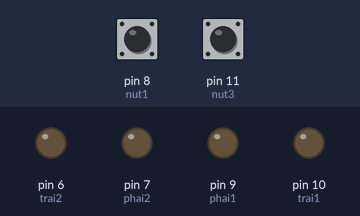
Bench run of a program on a simulated Arduino Mega 2560, built with avr-gcc and run on an emulated ATmega2560. Parts: output pins drawn as LEDs (lit = HIGH). The test bench sets the inputs (shaded band); at power-on: pin 11 (nut3) HIGH, pin 8 (nut1) HIGH. What the program prints to the serial monitor is not drawn.

Above: at 1.2 s.
1.3 s: pin 11 (nut3) pulled LOW for 0.15 s
At 1.37 s:
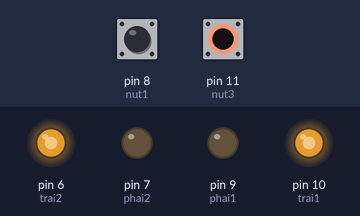
2.9 s: pin 8 (nut1) pulled LOW for 0.15 s
At 2.97 s:
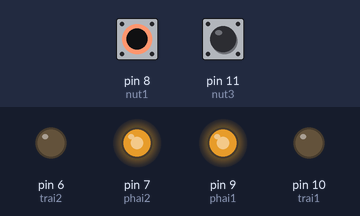
4.5 s: pin 8 (nut1) pulled LOW for 3.2 s
At 8.4 s:
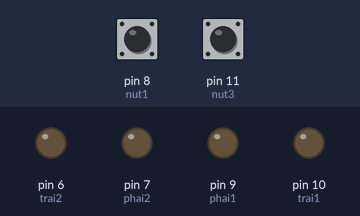
9.2 s: pin 11 (nut3) pulled LOW for 1 s
At 9.5 s:
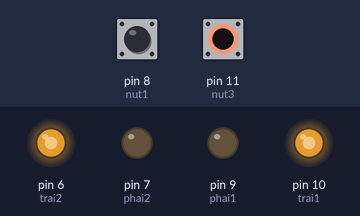
11.7 s: pin 11 (nut3) pulled LOW for 3.2 s
At 16.3 s:
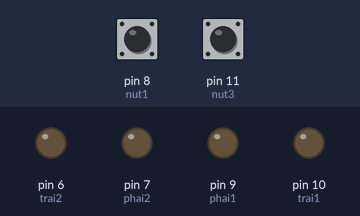
Timing chart, 0 to 17.4 s (numbered marks = the images above; inputs shaded):
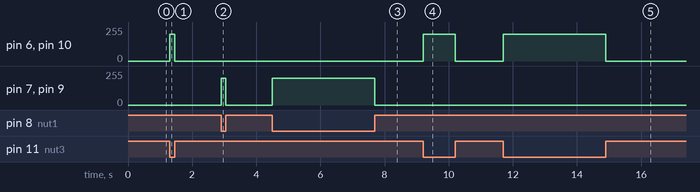

The program:

main.cpp
```cpp
#include<Arduino.h>
int trai1 = 10;
int phai1 = 9;
int trai2 = 6;
int phai2 = 7;
int nut1 = 8;
int nut3 = 11;
void setup(){
  pinMode(trai1,OUTPUT);
  pinMode(phai1,OUTPUT);
  pinMode(trai2,OUTPUT);
  pinMode(phai2,OUTPUT);
  pinMode(nut1,INPUT_PULLUP);
  pinMode(nut3,INPUT_PULLUP);
  Serial.begin(9600);
}
void loop(){
  Serial.println(digitalRead(nut3));

if (digitalRead(nut1) == 0 && digitalRead(nut3) == 1) {
  // ===== CHẠY =====
  analogWrite(trai1, 0);
  analogWrite(phai1, 200);
  analogWrite(trai2, 0);
  analogWrite(phai2, 200);
}
else if (digitalRead(nut1) == 1 && digitalRead(nut3) == 0) {
  // ===== CHẠY =====
  analogWrite(trai1, 200);
  analogWrite(phai1, 0);
  analogWrite(trai2, 200);
  analogWrite(phai2, 0);
}
else {
  // ===== DỪNG =====
  analogWrite(trai1, 0);
  analogWrite(phai1, 0);
  analogWrite(trai2, 0);
  analogWrite(phai2, 0);
}


}
```

Measured:
- after the input at 1.3 s, pin 6 (trai2), pin 10 (trai1): 0/255 → 200/255 at once, → 0/255 0.15 s later
- after the input at 2.9 s, pin 7 (phai2), pin 9 (phai1): 0/255 → 200/255 at once, → 0/255 0.15 s later
- after the input at 4.5 s, pin 7 (phai2), pin 9 (phai1): 0/255 → 200/255 at once, → 0/255 3.2 s later
- after the input at 9.2 s, pin 6 (trai2), pin 10 (trai1): 0/255 → 200/255 at once, → 0/255 1.0 s later
- after the input at 11.7 s, pin 6 (trai2), pin 10 (trai1): 0/255 → 200/255 at once, → 0/255 3.2 s later
